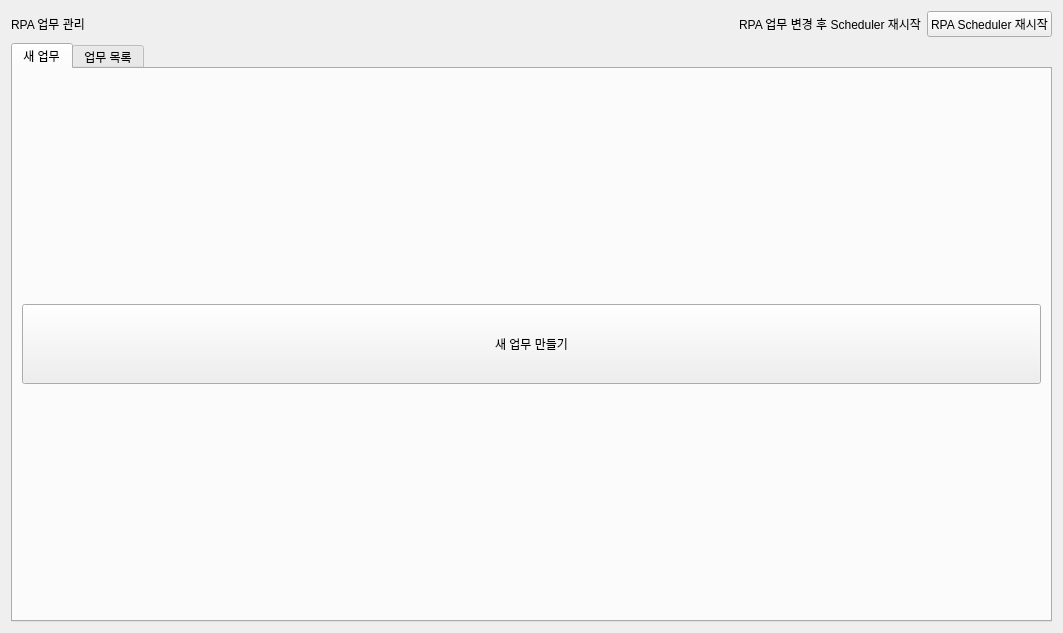
<?xml version="1.0" encoding="UTF-8"?>
<ui version="4.0">
 <class>RpaTaskWidget</class>
 <widget class="QWidget" name="RpaTaskWidget">
  <property name="geometry">
   <rect>
    <x>0</x>
    <y>0</y>
    <width>1063</width>
    <height>633</height>
   </rect>
  </property>
  <property name="windowTitle">
   <string>Form</string>
  </property>
  <layout class="QGridLayout" name="gridLayout">
   <item row="0" column="0">
    <layout class="QHBoxLayout" name="horizontalLayout">
     <item>
      <widget class="QLabel" name="label">
       <property name="styleSheet">
        <string notr="true">font: 20pt &quot;Arial&quot;;</string>
       </property>
       <property name="text">
        <string>RPA 업무 관리</string>
       </property>
      </widget>
     </item>
     <item>
      <spacer name="horizontalSpacer">
       <property name="orientation">
        <enum>Qt::Orientation::Horizontal</enum>
       </property>
       <property name="sizeHint" stdset="0">
        <size>
         <width>40</width>
         <height>20</height>
        </size>
       </property>
      </spacer>
     </item>
     <item>
      <widget class="QLabel" name="label_2">
       <property name="text">
        <string>RPA 업무 변경 후 Scheduler 재시작</string>
       </property>
      </widget>
     </item>
     <item>
      <widget class="QPushButton" name="pushButton_task_scheduler_restart">
       <property name="text">
        <string>RPA Scheduler 재시작</string>
       </property>
      </widget>
     </item>
    </layout>
   </item>
   <item row="2" column="0">
    <widget class="QTabWidget" name="tabWidget">
     <property name="currentIndex">
      <number>0</number>
     </property>
     <widget class="QWidget" name="tab_task_new">
      <attribute name="title">
       <string>새 업무</string>
      </attribute>
      <layout class="QGridLayout" name="gridLayout_5">
       <item row="0" column="0">
        <layout class="QGridLayout" name="gridLayout_4">
         <item row="0" column="0">
          <widget class="QPushButton" name="pushButton_task_new">
           <property name="minimumSize">
            <size>
             <width>0</width>
             <height>80</height>
            </size>
           </property>
           <property name="text">
            <string>새 업무 만들기</string>
           </property>
          </widget>
         </item>
        </layout>
       </item>
      </layout>
     </widget>
     <widget class="QWidget" name="tab_task_list">
      <attribute name="title">
       <string>업무 목록</string>
      </attribute>
      <layout class="QGridLayout" name="gridLayout_3">
       <item row="0" column="0">
        <layout class="QGridLayout" name="gridLayout_2">
         <item row="1" column="0">
          <widget class="QTableWidget" name="tableWidget_task">
           <property name="selectionBehavior">
            <enum>QAbstractItemView::SelectionBehavior::SelectRows</enum>
           </property>
           <attribute name="horizontalHeaderCascadingSectionResizes">
            <bool>false</bool>
           </attribute>
           <attribute name="horizontalHeaderStretchLastSection">
            <bool>false</bool>
           </attribute>
           <attribute name="verticalHeaderVisible">
            <bool>true</bool>
           </attribute>
           <attribute name="verticalHeaderCascadingSectionResizes">
            <bool>false</bool>
           </attribute>
           <row>
            <property name="text">
             <string>새 열</string>
            </property>
           </row>
           <row>
            <property name="text">
             <string>새 열</string>
            </property>
           </row>
           <row>
            <property name="text">
             <string>새 열</string>
            </property>
           </row>
           <column>
            <property name="text">
             <string>ID</string>
            </property>
           </column>
           <column>
            <property name="text">
             <string>업무명칭</string>
            </property>
           </column>
           <column>
            <property name="text">
             <string>실행 요일</string>
            </property>
           </column>
           <column>
            <property name="text">
             <string>실행 시간</string>
            </property>
           </column>
           <column>
            <property name="text">
             <string>보고서-이벤트 발생기간(day)</string>
            </property>
           </column>
           <column>
            <property name="text">
             <string>보고서-심각도</string>
            </property>
           </column>
           <column>
            <property name="text">
             <string>보고서-위험유형</string>
            </property>
           </column>
           <column>
            <property name="text">
             <string>이메일 수신자</string>
            </property>
           </column>
           <column>
            <property name="text">
             <string>이메일 제목</string>
            </property>
           </column>
          </widget>
         </item>
         <item row="0" column="0">
          <widget class="QPushButton" name="pushButton_search">
           <property name="text">
            <string>RPA 업무 검색</string>
           </property>
          </widget>
         </item>
        </layout>
       </item>
      </layout>
     </widget>
    </widget>
   </item>
  </layout>
 </widget>
 <resources/>
 <connections/>
</ui>
